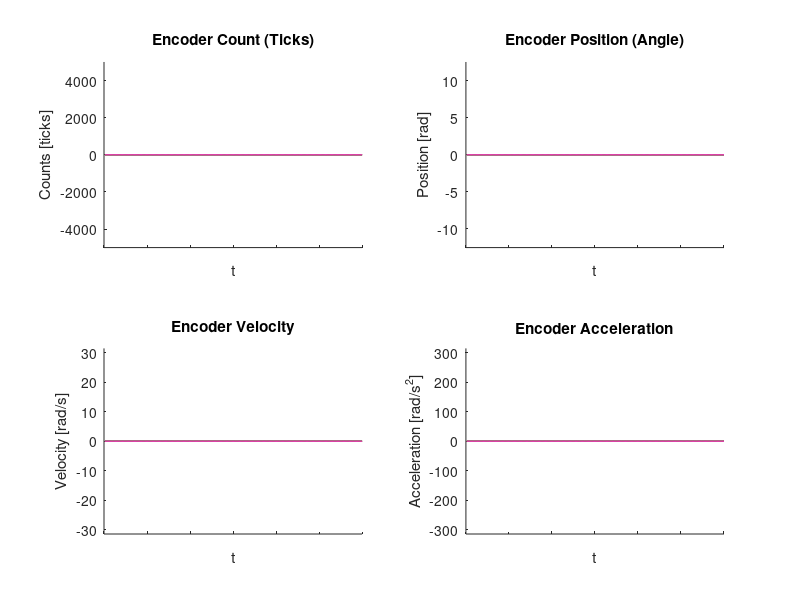

This chart was generated by the following MATLAB code:
% Jordan Brindza
% brindza@seas.upenn.edu
% University of Pennsylvania
% March 2011

function h = encoder_plot()

h.maxDataLen = 300;

h.init = @init;
h.update = @update;

h.init();

  function init()
    % initialize figure
    fig = figure();
    set(fig, 'NumberTitle', 'off'); 
    set(fig, 'name', 'Encoder Test');


    %% initialize subplots

    % encoder ticks
    h.ticks.axes = subplot(2,2,1); cla; 
    title('Encoder Count (Ticks)');
    ylabel('Counts [ticks]');
    xlabel('t');
    set(h.ticks.axes, 'XTickLabel', {});
    axis([0 h.maxDataLen -5000 5000]); 
    hold on;


    % encoder position/angle 
    h.pos.axes = subplot(2,2,2); cla;
    title('Encoder Position (Angle)');
    ylabel('Position [rad]');
    xlabel('t');
    set(h.pos.axes, 'XTickLabel', {});
    axis([0 h.maxDataLen -2*(2*pi) 2*(2*pi)]); 
    hold on;

    % encoder velocity
    h.vel.axes = subplot(2,2,3); cla;
    title('Encoder Velocity');
    ylabel('Velocity [rad/s]');
    xlabel('t');
    set(h.vel.axes, 'XTickLabel', {});
    axis([0 h.maxDataLen -5*(2*pi) 5*(2*pi)]); 
    hold on;

    % encoder acceleration
    h.accel.axes = subplot(2,2,4); cla;
    title('Encoder Acceleration');
    ylabel('Acceleration [rad/s^2]');
    xlabel('t');
    set(h.accel.axes, 'XTickLabel', {});
    axis([0 h.maxDataLen -50*(2*pi) 50*(2*pi)]); 
    hold on;

    %% initialize plots

    h.colors = ['r', 'g', 'b', 'k', 'y', 'm'];

    axes(h.ticks.axes);
    h.ticks.data = zeros(6, h.maxDataLen);
    h.ticks.plots = zeros(6,1);
    for i = 1:6
      h.ticks.plots(i) = plot(h.ticks.data(i,:), h.colors(i));
    end

    axes(h.pos.axes);
    h.pos.data = zeros(6, h.maxDataLen);
    h.pos.plots = zeros(6,1);
    for i = 1:6
      h.pos.plots(i) = plot(h.pos.data(i,:), h.colors(i));
    end

    axes(h.vel.axes);
    h.vel.data = zeros(6, h.maxDataLen);
    h.vel.plots = zeros(6,1);
    for i = 1:6
      h.vel.plots(i) = plot(h.vel.data(i,:), h.colors(i));
    end

    axes(h.accel.axes);
    h.accel.data = zeros(6, h.maxDataLen);
    h.accel.plots = zeros(6,1);
    for i = 1:6
      h.accel.plots(i) = plot(h.accel.data(i,:), h.colors(i));
    end

  end

  function update()
    % get latest counter value
    encoder = s626('encoder')+0;

    % update plots
    h.ticks.data = [h.ticks.data(:,2:end), encoder(:, 1)];
    h.pos.data = [h.pos.data(:,2:end), encoder(:, 2)];
    h.vel.data = [h.vel.data(:,2:end), encoder(:, 3)];
    h.accel.data = [h.accel.data(:,2:end), encoder(:, 4)];
    
    for i = 1:6
      set(h.ticks.plots(i), 'YData', h.ticks.data(i, :));
      set(h.pos.plots(i), 'YData', h.pos.data(i, :));
      set(h.vel.plots(i), 'YData', h.vel.data(i, :));
      set(h.accel.plots(i), 'YData', h.accel.data(i, :));
    end
  end
end

